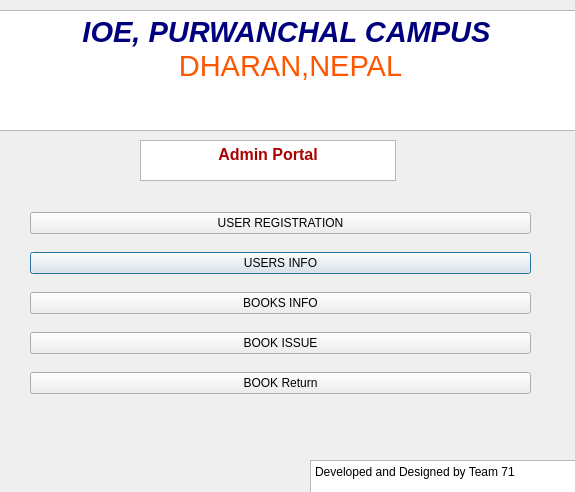
<?xml version="1.0" encoding="UTF-8"?>
<ui version="4.0">
 <class>secDialog</class>
 <widget class="QDialog" name="secDialog">
  <property name="geometry">
   <rect>
    <x>0</x>
    <y>0</y>
    <width>575</width>
    <height>492</height>
   </rect>
  </property>
  <property name="windowTitle">
   <string>Dialog</string>
  </property>
  <widget class="QTextBrowser" name="textBrowser">
   <property name="geometry">
    <rect>
     <x>-10</x>
     <y>10</y>
     <width>601</width>
     <height>121</height>
    </rect>
   </property>
   <property name="html">
    <string>&lt;!DOCTYPE HTML PUBLIC &quot;-//W3C//DTD HTML 4.0//EN&quot; &quot;http://www.w3.org/TR/REC-html40/strict.dtd&quot;&gt;
&lt;html&gt;&lt;head&gt;&lt;meta name=&quot;qrichtext&quot; content=&quot;1&quot; /&gt;&lt;meta charset=&quot;utf-8&quot; /&gt;&lt;style type=&quot;text/css&quot;&gt;
p, li { white-space: pre-wrap; }
hr { height: 1px; border-width: 0; }
li.unchecked::marker { content: &quot;\2610&quot;; }
li.checked::marker { content: &quot;\2612&quot;; }
&lt;/style&gt;&lt;/head&gt;&lt;body style=&quot; font-family:'Segoe UI'; font-size:9pt; font-weight:400; font-style:normal;&quot;&gt;
&lt;p align=&quot;center&quot; style=&quot; margin-top:0px; margin-bottom:0px; margin-left:0px; margin-right:0px; -qt-block-indent:0; text-indent:0px;&quot;&gt;&lt;span style=&quot; font-size:22pt; font-weight:700; font-style:italic; color:#00007f;&quot;&gt;IOE, PURWANCHAL CAMPUS &lt;/span&gt;&lt;/p&gt;
&lt;p align=&quot;center&quot; style=&quot; margin-top:0px; margin-bottom:0px; margin-left:0px; margin-right:0px; -qt-block-indent:0; text-indent:0px;&quot;&gt;&lt;span style=&quot; font-size:22pt; color:#ff5500;&quot;&gt;DHARAN,NEPAL&lt;/span&gt;&lt;/p&gt;&lt;/body&gt;&lt;/html&gt;</string>
   </property>
  </widget>
  <widget class="QTextBrowser" name="textBrowser_2">
   <property name="geometry">
    <rect>
     <x>140</x>
     <y>140</y>
     <width>256</width>
     <height>41</height>
    </rect>
   </property>
   <property name="html">
    <string>&lt;!DOCTYPE HTML PUBLIC &quot;-//W3C//DTD HTML 4.0//EN&quot; &quot;http://www.w3.org/TR/REC-html40/strict.dtd&quot;&gt;
&lt;html&gt;&lt;head&gt;&lt;meta name=&quot;qrichtext&quot; content=&quot;1&quot; /&gt;&lt;meta charset=&quot;utf-8&quot; /&gt;&lt;style type=&quot;text/css&quot;&gt;
p, li { white-space: pre-wrap; }
hr { height: 1px; border-width: 0; }
li.unchecked::marker { content: &quot;\2610&quot;; }
li.checked::marker { content: &quot;\2612&quot;; }
&lt;/style&gt;&lt;/head&gt;&lt;body style=&quot; font-family:'Segoe UI'; font-size:9pt; font-weight:400; font-style:normal;&quot;&gt;
&lt;p align=&quot;center&quot; style=&quot; margin-top:0px; margin-bottom:0px; margin-left:0px; margin-right:0px; -qt-block-indent:0; text-indent:0px;&quot;&gt;&lt;span style=&quot; font-size:12pt; font-weight:700; color:#aa0000;&quot;&gt;Admin Portal&lt;/span&gt;&lt;/p&gt;&lt;/body&gt;&lt;/html&gt;</string>
   </property>
  </widget>
  <widget class="QTextBrowser" name="textBrowser_3">
   <property name="geometry">
    <rect>
     <x>310</x>
     <y>460</y>
     <width>321</width>
     <height>51</height>
    </rect>
   </property>
   <property name="sizePolicy">
    <sizepolicy hsizetype="Preferred" vsizetype="Preferred">
     <horstretch>0</horstretch>
     <verstretch>0</verstretch>
    </sizepolicy>
   </property>
   <property name="html">
    <string>&lt;!DOCTYPE HTML PUBLIC &quot;-//W3C//DTD HTML 4.0//EN&quot; &quot;http://www.w3.org/TR/REC-html40/strict.dtd&quot;&gt;
&lt;html&gt;&lt;head&gt;&lt;meta name=&quot;qrichtext&quot; content=&quot;1&quot; /&gt;&lt;meta charset=&quot;utf-8&quot; /&gt;&lt;style type=&quot;text/css&quot;&gt;
p, li { white-space: pre-wrap; }
hr { height: 1px; border-width: 0; }
li.unchecked::marker { content: &quot;\2610&quot;; }
li.checked::marker { content: &quot;\2612&quot;; }
&lt;/style&gt;&lt;/head&gt;&lt;body style=&quot; font-family:'Segoe UI'; font-size:9pt; font-weight:400; font-style:normal;&quot;&gt;
&lt;p style=&quot; margin-top:0px; margin-bottom:0px; margin-left:0px; margin-right:0px; -qt-block-indent:0; text-indent:0px;&quot;&gt;Developed and Designed by Team 71&lt;/p&gt;&lt;/body&gt;&lt;/html&gt;</string>
   </property>
  </widget>
  <widget class="QWidget" name="">
   <property name="geometry">
    <rect>
     <x>30</x>
     <y>200</y>
     <width>501</width>
     <height>211</height>
    </rect>
   </property>
   <layout class="QGridLayout" name="gridLayout">
    <item row="1" column="0">
     <widget class="QPushButton" name="pushButton">
      <property name="text">
       <string>USERS INFO</string>
      </property>
     </widget>
    </item>
    <item row="0" column="0">
     <widget class="QPushButton" name="pushButton_4">
      <property name="text">
       <string>USER REGISTRATION</string>
      </property>
     </widget>
    </item>
    <item row="2" column="0">
     <widget class="QPushButton" name="pushButton_2">
      <property name="text">
       <string>BOOKS INFO</string>
      </property>
     </widget>
    </item>
    <item row="3" column="0">
     <widget class="QPushButton" name="pushButton_3">
      <property name="text">
       <string>BOOK ISSUE</string>
      </property>
     </widget>
    </item>
    <item row="4" column="0">
     <widget class="QPushButton" name="pushButton_5">
      <property name="text">
       <string>BOOK Return</string>
      </property>
     </widget>
    </item>
   </layout>
  </widget>
 </widget>
 <resources/>
 <connections/>
</ui>
